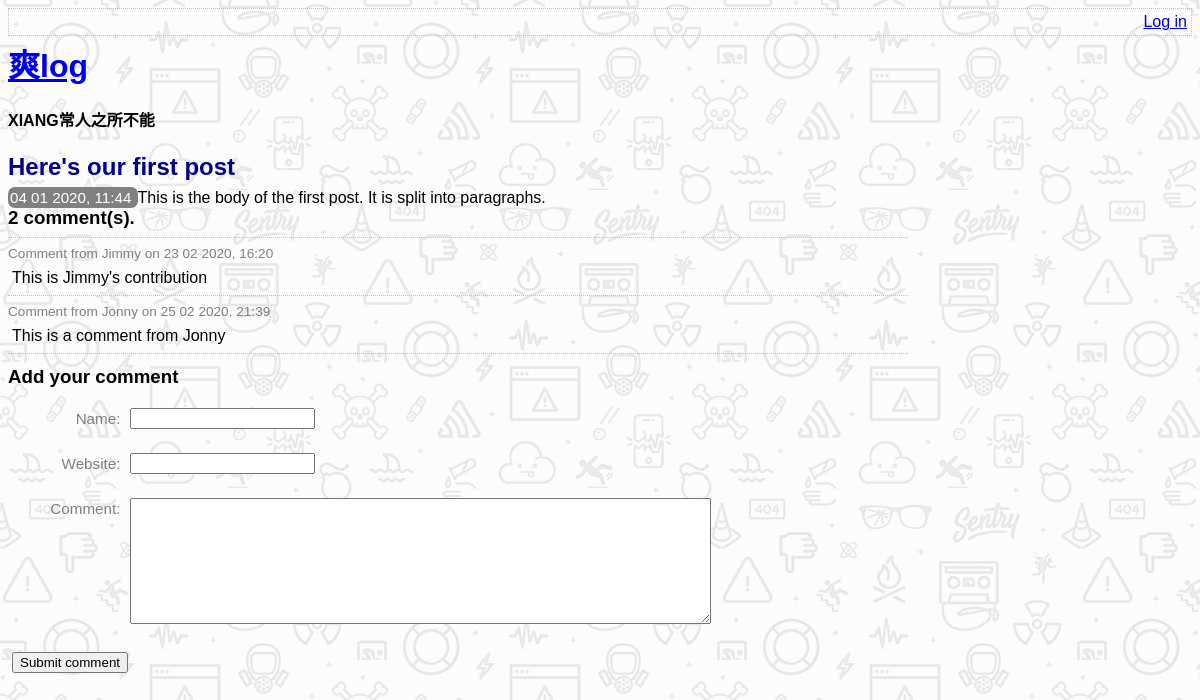
Before: /view_post.php?post_id=1 with the older database file.
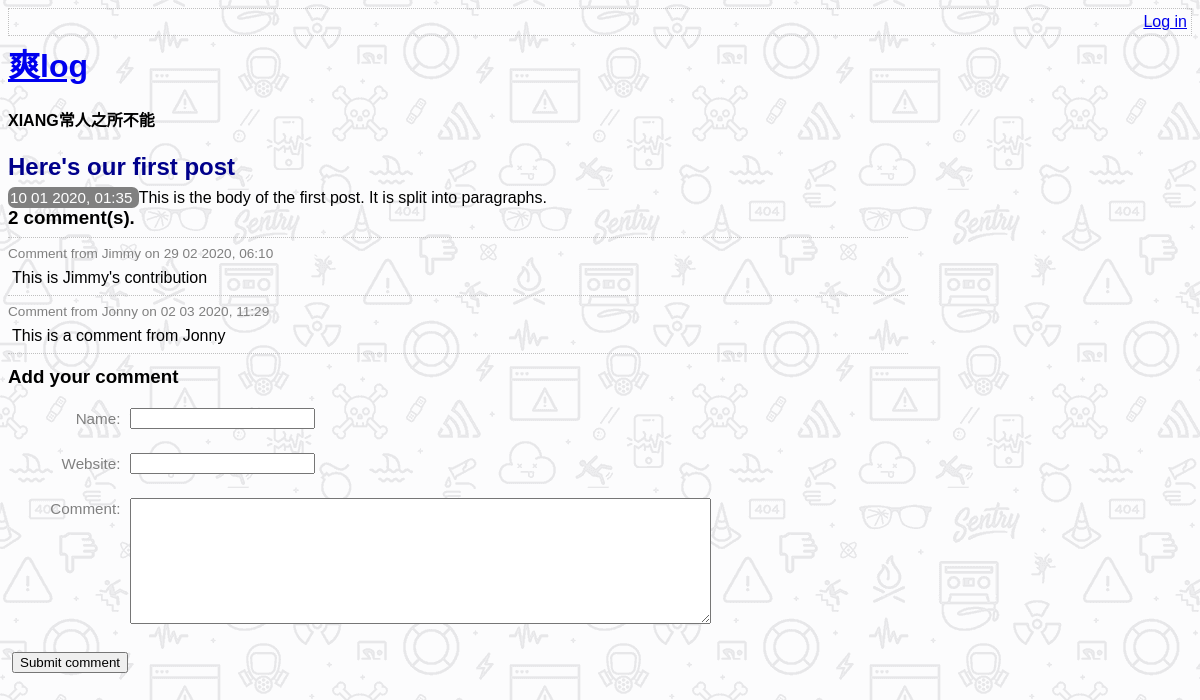
After: the same page with the newer database file.
### tables this page shows
CREATE TABLE post (
    id INTEGER PRIMARY KEY AUTOINCREMENT NOT NULL,
    title VARCHAR NOT NULL,
    body VARCHAR NOT NULL,
    user_id INTEGER NOT NULL,
    created_at VARCHAR NOT NULL,
    updated_at VARCHAR,
    FOREIGN KEY (user_id) REFERENCES user(id)
);

CREATE TABLE comment (
    id INTEGER PRIMARY KEY AUTOINCREMENT NOT NULL,
    post_id INTEGER NOT NULL,
    created_at VARCHAR NOT NULL,
    name VARCHAR NOT NULL,
    website VARCHAR,
    text VARCHAR NOT NULL,
    FOREIGN KEY (post_id) REFERENCES post(id)
);

### lib/view_post.php (called while the page is built, shortened)
<?php
function getPostRow(PDO $pdo, $post_id)
{
    $stmt = $pdo->prepare('SELECT title, created_at, body FROM post WHERE id = :id');
    $result = $stmt->execute(array('id' => $post_id,));
    $row = $stmt->fetch(PDO::FETCH_ASSOC);
    return $row;
}

### view_post.php (the view, shortened to what this page needs)
<?php
require_once 'lib/common.php';
require_once 'lib/view_post.php';
if (isset($_GET['post_id'])) {
    $post_id = $_GET['post_id'];
} else {
    $post_id = 0;
}
$pdo = getPDO();
$row = getPostRow($pdo, $post_id);
?>
<!DOCTYPE html>
<html>
<head>
    <?php require 'templates/head.php' ?>
</head>
<body>
    <?php require 'templates/title.php' ?>
    <div class="post">
        <h2>
            <?php echo htmlEscape($row['title']) ?>
        </h2>
        <div class="date">
            <?php echo convertSqlDate($row['created_at']) ?>
        </div>
        <?php
        echo $row['body'] ?>
    </div>
    <?php require 'templates/list-comments.php' ?>
    <?php require 'templates/comment_form.php' ?>
</body>
</html>

### templates/list-comments.php (shortened to what this page needs)
<form
        action="view_post.php?action=delete-comment&amp;post_id=<?php echo $post_id ?>"
        method="post"
        class="comment-list">
    <h3><?php echo countCommentsForPost($pdo, $post_id) ?> comment(s).</h3>
    <?php foreach (getCommentsForPost($pdo, $post_id) as $comment): ?>
        <div class="comment">
            <div class="comment-meta">
                Comment from
                <?php echo htmlEscape($comment['name']) ?>
                on
                <?php echo convertSqlDate($comment['created_at']) ?>
            </div>
            <div class="comment-body">
                <?php echo convertNewlinesToParagraphs($comment['text']) ?>
            </div>
        </div>
    <?php endforeach; ?>
</form>

### lib/common.php (shortened to what this page needs)
<?php
function htmlEscape($html)
{
    return htmlspecialchars($html, ENT_HTML5, 'UTF-8');
}
function convertSqlDate($sqlDate)
{
    $date = DateTime::createFromFormat('Y-m-d H:i:s', $sqlDate);
    return $date->format('d m Y, H:i');
}
function convertNewlinesToParagraphs($text)
{
    $escaped = htmlEscape($text);
    return '<p>' . str_replace("\n", "</p><p>", $escaped . "</p>");
}
function countCommentsForPost(PDO $pdo, $post_id)
{
    $sql = "SELECT COUNT(*) c FROM comment WHERE post_id = :post_id";
    $stmt = $pdo->prepare($sql);
    $stmt->execute(array('post_id' => $post_id,));
    return (int)$stmt->fetchColumn();
}
function getCommentsForPost(PDO $pdo, $post_id)
{
    $sql = "SELECT id, name, text, created_at, website FROM comment WHERE post_id = :post_id";
    $stmt = $pdo->prepare($sql);
    $stmt->execute(array('post_id' => $post_id,));
    return $stmt->fetchAll((PDO::FETCH_ASSOC));
}

Changed rows visible on the page:
changed post "Here's our first post": created_at "04 01 2020, 11:44" → "10 01 2020, 01:35"
changed comment "This is Jimmy's contribution": created_at "23 02 2020, 16:20" → "29 02 2020, 06:10"
changed comment "This is a comment from Jonny": created_at "25 02 2020, 21:39" → "02 03 2020, 11:29"
